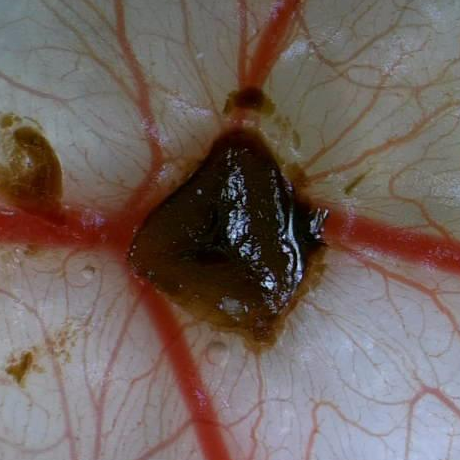
#> input picture CAM N-N/Hydrogel/p/3.tif, 460 x 460 px, found by its file name
$ python Colour2Binary.py
#> lines starting #> are read from the running program, lines starting #| are printed output that depends on the picture; after the words box and inside, x2 and y2 are one past the last pixel; in counts of white or black regions, pixels touching at a corner belong together
# -*- coding: utf-8 -*-
"""
Created on Mon Mar 14 13:03:51 2022

@author: Shell Lin
"""

import cv2 as cv
import numpy as np
import os
########################## KEY PARAMETERS ################################

# Path
filepath = r"D:\Jiejie stuff\CAM N-N\Hydrogel\p\3.tif"
downloadPath = r"D:\Jiejie stuff\Shell_Program\Download\3"

# Greyscale Threshold (default 127)
thres = 127

# Block size (default 11):
# Size of a pixel neighborhood that is used to calculate a threshold value for the pixel: 3, 5, 7, and so on.
block = 25

# C constant (default 2):
# Constant subtracted from the mean or weighted mean (see the details below). Normally, it is positive but may be zero or negative as well.
c = 0

# Original image (colour)
img_origin = cv.imread(filepath, cv.IMREAD_COLOR)
#> img_origin is the input picture: shape (460, 460, 3); mean B, G, R 94.6, 99.6, 114.1


########################## COLOUR MASK ################################
# define the limit of boundaries ()
lower =   [20, 15, 110] # [17, 15, 90]
upper =   [204, 204, 255]  # [204, 204, 255]


# create NumPy arrays from the boundaries
lower = np.array(lower, dtype = "uint8")
upper = np.array(upper, dtype = "uint8")

# find the colors within the specified boundaries and apply the mask
mask = cv.inRange(img_origin, lower, upper)
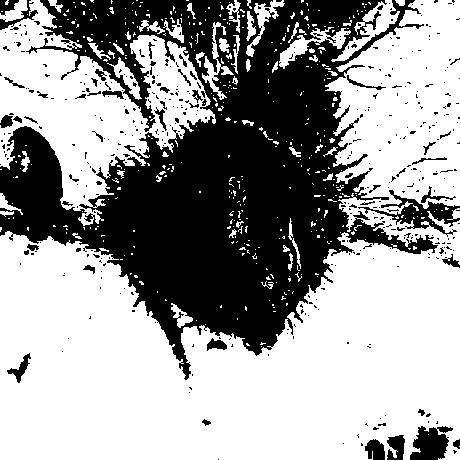
#> mask: shape (460, 460); 61.7% white; 434 black regions (384 under 20 px), largest, box (x1, y1, x2, y2) and area: (0, 0, 438, 380) 73755, (358, 190, 460, 237) 1333, (410, 426, 453, 460) 990
img_colormask = cv.bitwise_and(img_origin, img_origin, mask = mask)
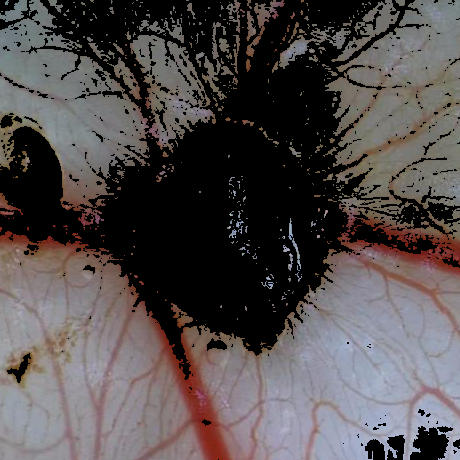
#> img_colormask: shape (460, 460, 3); mean B, G, R 76.9, 76.7, 82.7

# =============================================================================
# # show the images
# cv.imshow("images", np.hstack([img_origin, img_colormask]))
# cv.waitKey(0)
# =============================================================================


########################## THRESHOLDING ################################


# Greyscale image
img_greyscale = cv.imread(filepath,cv.IMREAD_GRAYSCALE)
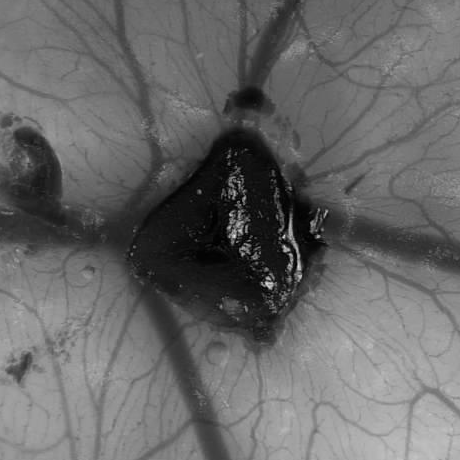
#> img_greyscale: shape (460, 460); min 0, max 232, mean 103.4
# =============================================================================
# img_greyscale = cv.cvtColor(img_colormask, cv.COLOR_BGR2GRAY)
# =============================================================================

# I don't knwo why we need to blur the image
img_greyscale = cv.medianBlur(img_greyscale,5)

# Simple Thresholding
ret,img_simple = cv.threshold(img_greyscale,thres,255,cv.THRESH_BINARY)
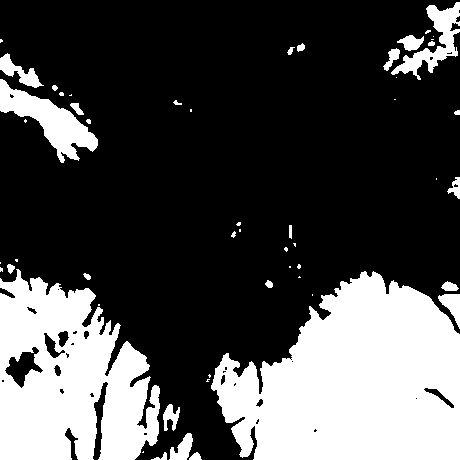
#> img_simple: shape (460, 460); 29.4% white; 53 white regions (26 under 20 px), largest, box (x1, y1, x2, y2) and area: (211, 271, 460, 460) 33295, (0, 269, 160, 460) 21221, (0, 79, 98, 163) 2985
#> ret = 127

# Adaptive Thresholding: The threshold value is the mean of the neighbourhood area minus the constant C.
img_mean = cv.adaptiveThreshold(img_greyscale,255,cv.ADAPTIVE_THRESH_MEAN_C, cv.THRESH_BINARY,block,c)
#> img_mean: shape (460, 460); 52.6% white; 248 black regions (176 under 20 px), largest, box (x1, y1, x2, y2) and area: (0, 0, 460, 460) 89948, (261, 390, 302, 460) 874, (195, 0, 232, 66) 719

# Adaptive Thresholding: The threshold value is a gaussian-weighted sum of the neighbourhood values minus the constant C.
img_gaussian = cv.adaptiveThreshold(img_greyscale,255,cv.ADAPTIVE_THRESH_GAUSSIAN_C, cv.THRESH_BINARY,block,c)
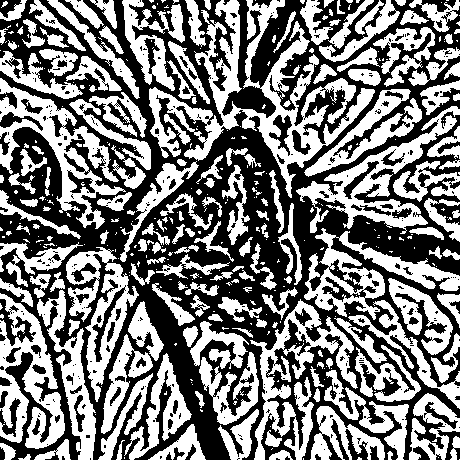
#> img_gaussian: shape (460, 460); 48.7% white; 400 white regions (231 under 20 px), largest, box (x1, y1, x2, y2) and area: (149, 0, 375, 198) 10960, (0, 78, 126, 229) 5029, (250, 299, 358, 460) 4931


########################## SKELETON ################################

img_reverted =  cv.bitwise_not(img_mean) # Use mean image for skeleton


# Step 1: Create an empty skeleton
size = np.size(img_reverted)
#> size = 211600
img_skel = np.zeros(img_reverted.shape, np.uint8)

# Get a Cross Shaped Kernel
element = cv.getStructuringElement(cv.MORPH_CROSS, (3,3))

# Repeat steps 2-4
while True:
    #Step 2: Open the image
    open_ = cv.morphologyEx(img_reverted, cv.MORPH_OPEN, element)
    #Step 3: Substract open from the original image
    temp = cv.subtract(img_reverted, open_)
    #Step 4: Erode the original image and refine the skeleton
    eroded = cv.erode(img_reverted, element)
    img_skel = cv.bitwise_or(img_skel,temp)
    img_reverted = eroded.copy()
    # Step 5: If there are no white pixels left ie.. the image has been completely eroded, quit the loop
    if cv.countNonZero(img_reverted)==0:
        break
#> this loop made 16 passes
#> pass 1, `eroded = cv.erode(img_reverted, element)`:
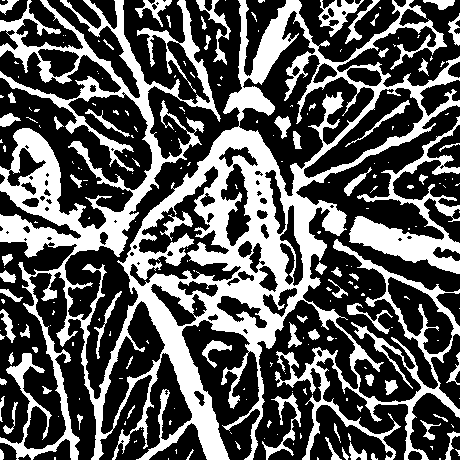
#> eroded: shape (460, 460); 35.5% white; 216 white regions (145 under 20 px), largest, box (x1, y1, x2, y2) and area: (0, 0, 460, 460) 61647, (349, 116, 460, 274) 4565, (318, 0, 364, 37) 635
#> after the loop: img_reverted: shape (460, 460); every value is 0
#> after the loop:
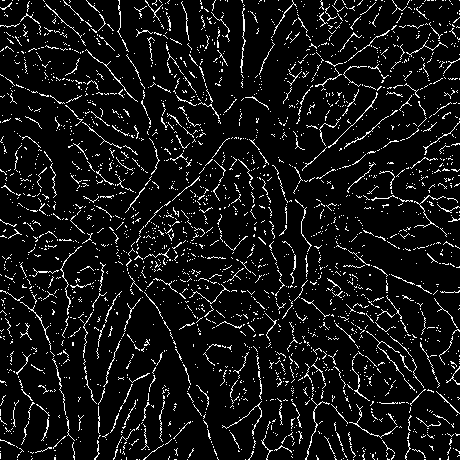
#> img_skel: shape (460, 460); 7.8% white in thin lines or dots


########################## DISPLAY & DOWNLOAD ################################
# Change the current directory
# to specified directory
os.chdir(downloadPath)

filename_mean = 'img_mean (block=' + str(block) + ', c='+ str(c)+').tif'
filename_gaus = 'img_gaussian (block=' + str(block) + ', c='+ str(c)+').tif'
filename_skel = 'img_mean (block=' + str(block) + ', c='+ str(c)+')_skeleton.tif'
# =============================================================================
# filename_mean = 'img_mean (block=' + str(block) + ', c='+ str(c)+')_colormask.tif'
# filename_gaus = 'img_gaussian (block=' + str(block) + ', c='+ str(c)+')_colormask.tif'
# =============================================================================

# Saving the image
cv.imwrite(filename_mean, img_mean)
cv.imwrite(filename_gaus, img_gaussian)
cv.imwrite(filename_skel, img_skel)


# Displaying the images
cv.imshow('img_origin', img_origin)
#cv.imshow("image_colormasked",  img_colormask)
#cv.imshow('img_simple (v=' + str(thres) + ')', img_simple)
cv.imshow('img_mean (block=' + str(block) + ', c='+ str(c)+')', img_mean)
cv.imshow('img_gaussian (block=' + str(block) + ', c='+ str(c)+')', img_gaussian)


cv.waitKey(0)
cv.destroyAllWindows()

$ run again, with CAM N-N/Hydrogel/p/1.tif copied over CAM N-N/Hydrogel/p/3.tif
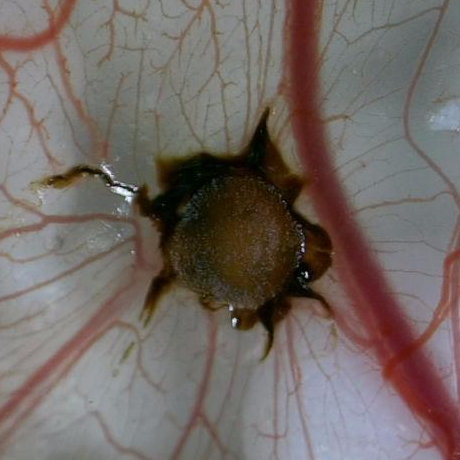
#> input picture CAM N-N/Hydrogel/p/1.tif, 460 x 460 px, found by its file name
#> img_origin is the input picture: shape (460, 460, 3); mean B, G, R 101.1, 105.3, 114.7
#> `mask = cv.inRange(img_origin, lower, upper)`:
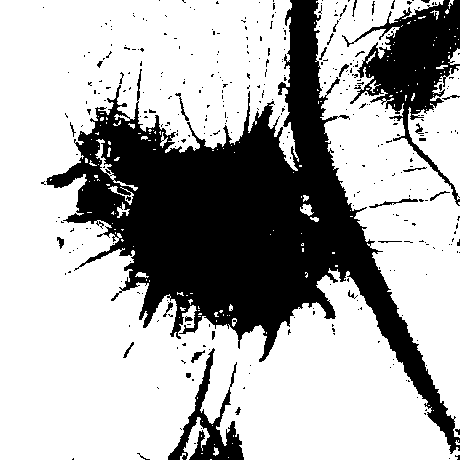
#> mask: shape (460, 460); 68.8% white; 359 black regions (329 under 20 px), largest, box (x1, y1, x2, y2) and area: (46, 0, 460, 454) 53451, (342, 0, 460, 206) 7866, (168, 348, 244, 460) 2438
#> img_simple: shape (460, 460); 34.1% white; 72 white regions (24 under 20 px), largest, box (x1, y1, x2, y2) and area: (244, 324, 441, 460) 16443, (4, 328, 167, 460) 11903, (0, 223, 104, 405) 10497
#> ret = 127
#> img_mean: shape (460, 460); 53.5% white; 204 black regions (147 under 20 px), largest, box (x1, y1, x2, y2) and area: (0, 0, 460, 460) 65990, (0, 55, 201, 460) 13236, (299, 324, 395, 460) 3389
#> img_gaussian: shape (460, 460); 49.3% white; 375 white regions (229 under 20 px), largest, box (x1, y1, x2, y2) and area: (97, 0, 286, 163) 10439, (0, 172, 211, 435) 8645, (2, 327, 208, 460) 7517
#> size = 211600
#> after the loop `while True:`:
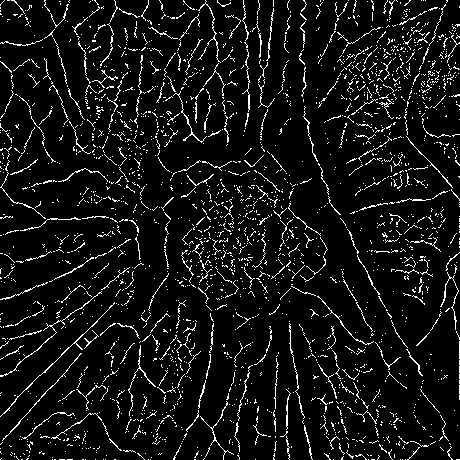
#> img_skel: shape (460, 460); 7.5% white in thin lines or dots

$ run again, with CAM N-N/Hydrogel/p/4.tif copied over CAM N-N/Hydrogel/p/3.tif
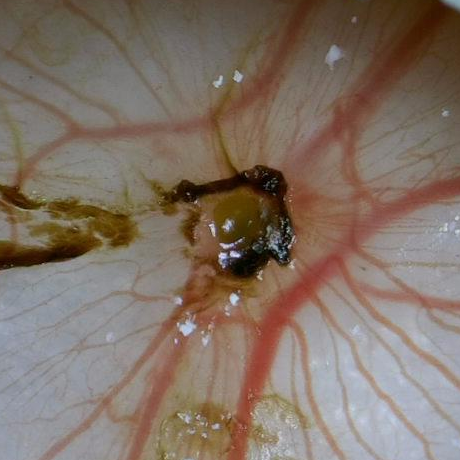
#> input picture CAM N-N/Hydrogel/p/4.tif, 460 x 460 px, found by its file name
#> img_origin is the input picture: shape (460, 460, 3); mean B, G, R 101.3, 113.3, 129.2
#> mask: shape (460, 460); 76.8% white; 250 black regions (218 under 20 px), largest, box (x1, y1, x2, y2) and area: (0, 0, 460, 138) 32564, (148, 140, 297, 296) 9487, (0, 197, 137, 270) 4389
#> img_simple: shape (460, 460); 37.6% white; 62 white regions (21 under 20 px), largest, box (x1, y1, x2, y2) and area: (245, 278, 460, 460) 30508, (0, 245, 188, 460) 28151, (347, 203, 460, 303) 7627
#> ret = 127
#> img_mean: shape (460, 460); 51.9% white; 249 black regions (192 under 20 px), largest, box (x1, y1, x2, y2) and area: (0, 0, 460, 460) 93396, (71, 38, 126, 89) 965, (0, 278, 45, 307) 547
#> img_gaussian: shape (460, 460); 47.2% white; 478 white regions (292 under 20 px), largest, box (x1, y1, x2, y2) and area: (19, 149, 276, 257) 5453, (218, 58, 356, 244) 4737, (0, 229, 164, 319) 4251
#> size = 211600
#> after the loop `while True:`:
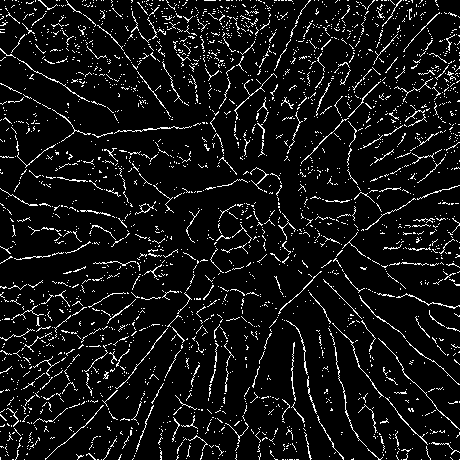
#> img_skel: shape (460, 460); 7.5% white in thin lines or dots
